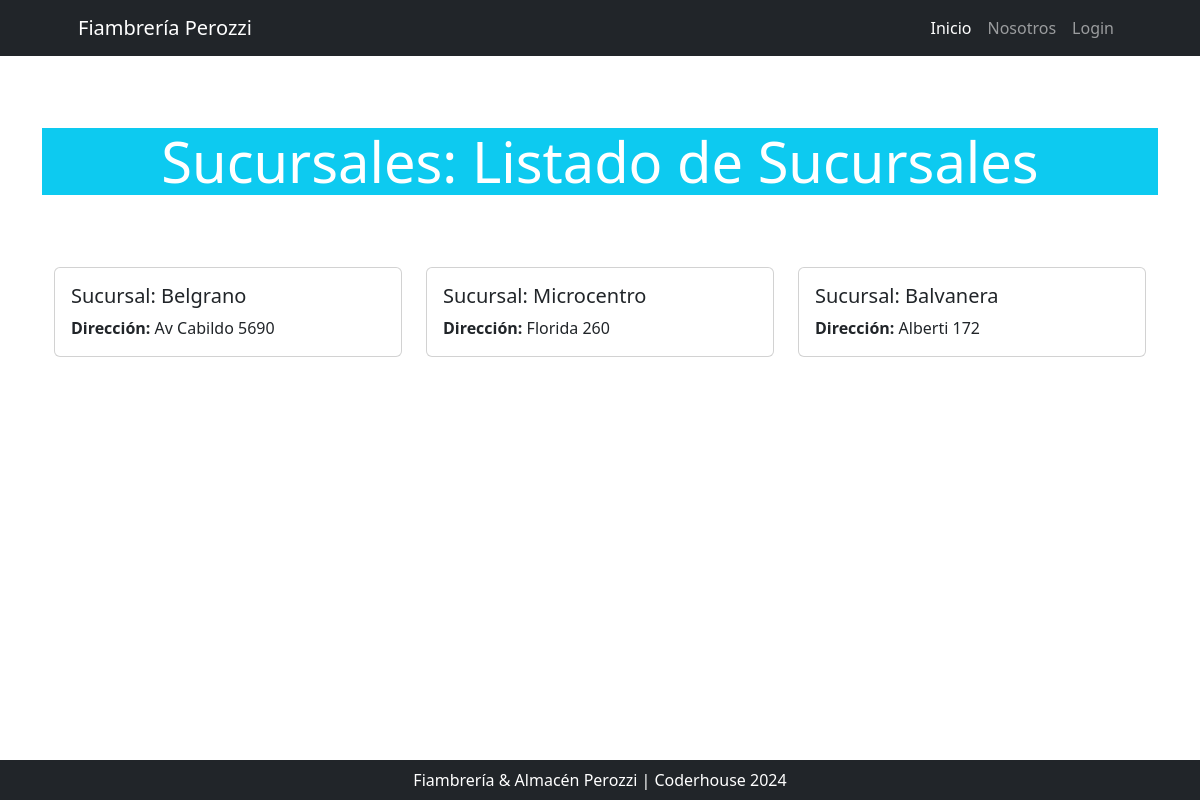
/Sucursales/listado, run on an earlier commit of the app's database.
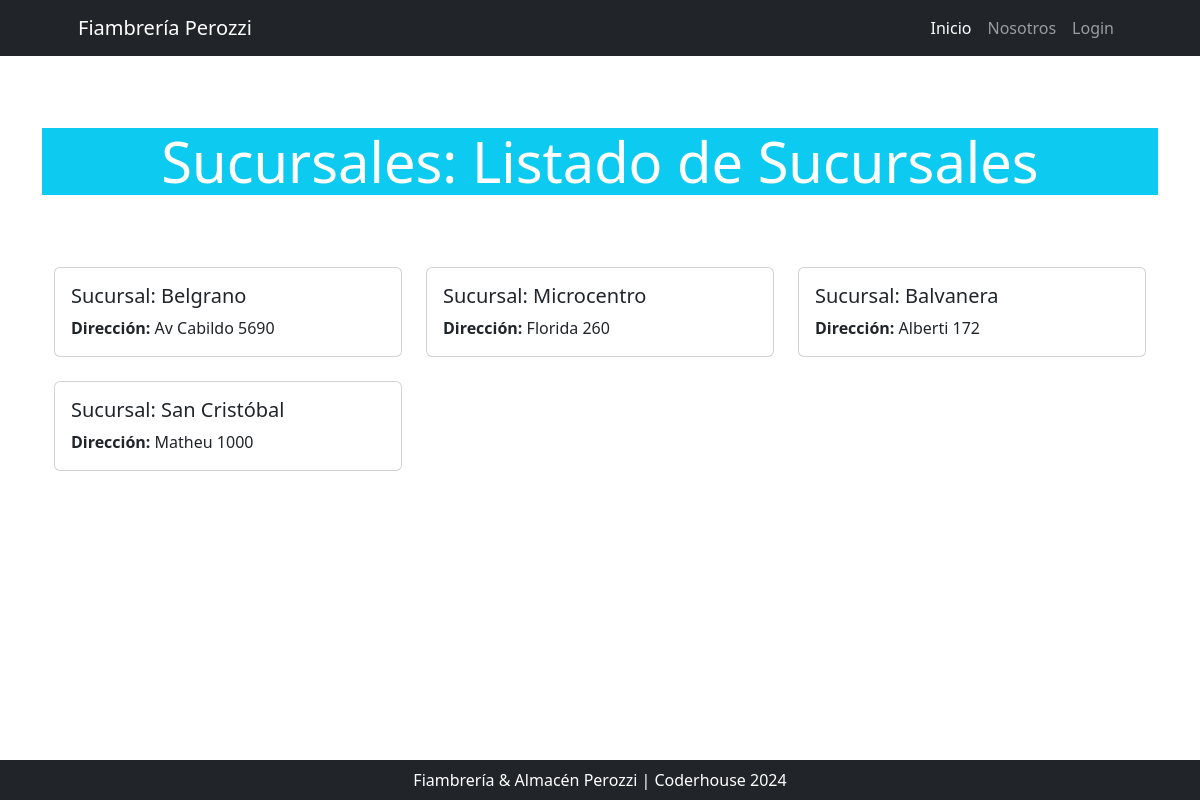
And on a later commit of the database.
### Sucursales/models.py (models this page shows, shortened)
class Sucursales(models.Model):
    nombre = models.CharField(max_length=200, unique=True)
    direccion = models.CharField(
        max_length=200
        )

### Sucursales/views.py (the view)
# urls.py: path("listado", lista_sucursales, name="lista_sucursales"),
def lista_sucursales(request):
    consulta = Sucursales.objects.all()
    contexto = {"Sucursales": consulta}
    return render(request, "Sucursales/lista_sucursales.html", contexto)

### Sucursales/templates/Sucursales/lista_sucursales.html (shortened to what this page needs)
{% extends 'core/base.html' %}
{% block body_title %}
    Sucursales: Listado de Sucursales
{% endblock body_title %}
{% block content %}
    <div class="row">
        {% for sucursal in Sucursales %}
            <div class="col-md-4 mb-4">
                <div class="card">
                    <div class="card-body">
                        <h5 class="card-title">Sucursal: {{ sucursal.nombre }}</h5>
                        <p class="card-text"><strong>Dirección:</strong> {{ sucursal.direccion }}</p>
                    </div>
                </div>
            </div>
        {% endfor %}
    </div>
{% endblock content %}

What changed in the data, as far as the page shows it:
added Sucursales: nombre "San Cristóbal", direccion "Matheu 1000"
